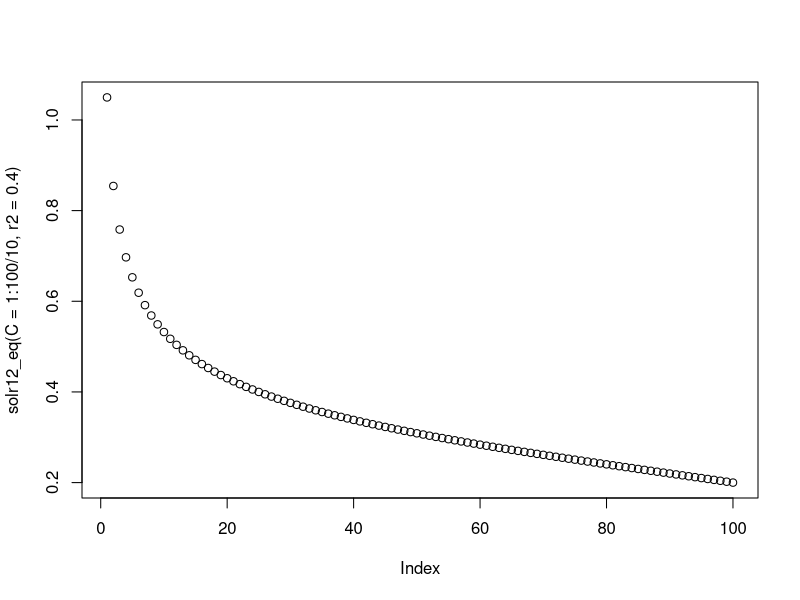

Write the R code that produced this figure.
# Optimal allocation ratios in platform trials
# Case 3-B

Power = function(x,y){x^y}

#  Eq solutions for period 1

# Inputs v and v11

v12_eq = function(v,v11){
  
  v12 = v*v11/(v11-v) 
  
  return(v12)

}

C_eq = function(v12,N,sigma=1){
  
  C=v12*N/(sigma^2)
  
  return(C) 
  
}

#  Eq solutions for period 2

solr12_eq = function(C,r2){
 
  solr12 = (Power(2*Power(C,2)*Power(r2,2)*(27 - 5*C*r2) + 6*sqrt(3)*sqrt(Power(C,4)*Power(r2,4)*(27 + C*r2*(-10 + C*r2))),1/3)/C + r2*(2 - (Power(2,2/3)*C*r2)/Power(Power(C,2)*Power(r2,2)*(27 - 5*C*r2) + 3*sqrt(3)*sqrt(Power(C,4)*Power(r2,4)*(27 + C*r2*(-10 + C*r2))),1/3)))/6.
 
 return(solr12)  

}

# 

solr02_eq = function(C,r2){
 
  solr02 = (Power(2*Power(C,2)*Power(r2,2)*(27 - 5*C*r2) + 6*sqrt(3)*sqrt(Power(C,4)*Power(r2,4)*(27 + C*r2*(-10 + C*r2))),1/3)/C + r2*(2 - (Power(2,2/3)*C*r2)/ Power(Power(C,2)*Power(r2,2)*(27 - 5*C*r2) + 3*sqrt(3)*sqrt(Power(C,4)*Power(r2,4)*(27 + C*r2*(-10 + C*r2))),1/3)))/(6.*(-1 + Power(2*Power(C,2)*Power(r2,2)*(27 - 5*C*r2) + 6*sqrt(3)*sqrt(Power(C,4)*Power(r2,4)*(27 + C*r2*(-10 + C*r2))), 1/3)/6. + (C*r2*(2 - (Power(2,2/3)*C*r2)/ Power(Power(C,2)*Power(r2,2)*(27 - 5*C*r2) + 3*sqrt(3)*sqrt(Power(C,4)*Power(r2,4)*(27 + C*r2*(-10 + C*r2))),1/3)))/6.))
 
 return(solr02)  

}

# 

solr22_eq = function(C,r2){
 solr22 = r2 - (Power(2*Power(C,2)*Power(r2,2)*(27 - 5*C*r2) + 6*sqrt(3)*sqrt(Power(C,4)*Power(r2,4)*(27 + C*r2*(-10 + C*r2))),1/3)/C + r2*(2 - (Power(2,2/3)*C*r2)/ Power(Power(C,2)*Power(r2,2)*(27 - 5*C*r2) + 3*sqrt(3)*sqrt(Power(C,4)*Power(r2,4)*(27 + C*r2*(-10 + C*r2))), 1/3)))/ (6.*(-1 + Power(2*Power(C,2)*Power(r2,2)*(27 - 5*C*r2) + 6*sqrt(3)*sqrt(Power(C,4)*Power(r2,4)*(27 + C*r2*(-10 + C*r2))), 1/3)/6. + (C*r2*(2 - (Power(2,2/3)*C*r2)/Power(Power(C,2)*Power(r2,2)*(27 - 5*C*r2) + 3*sqrt(3)*sqrt(Power(C,4)*Power(r2,4)*(27 + C*r2*(-10 + C*r2))), 1/3)))/6.)) + (-(Power(2*Power(C,2)*Power(r2,2)*(27 - 5*C*r2) + 6*sqrt(3)*sqrt(Power(C,4)*Power(r2,4)*(27 + C*r2*(-10 + C*r2))), 1/3)/C) + r2*(-2 + (Power(2,2/3)*C*r2)/ Power(Power(C,2)*Power(r2,2)*(27 - 5*C*r2) + 3*sqrt(3)*sqrt(Power(C,4)*Power(r2,4)*(27 + C*r2*(-10 + C*r2))), 1/3)))/6.
 
 solr22
}


# Wrapper function
f=Vectorize(function(C,r2){ 
  
  # v12=v12_eq(v,v11)
  # C= C_eq(v12,N,sigma=1)
  # r22=solr22_eq(C,r2)
  
  # r02=solr02_eq(C,r2)
  r12=solr12_eq(C,r2)
  
  r02 = r12/(-1+C*r12)
  
  r22=r2 - r02 - r12
  
  sol=c(r02,r12,r22)
  
  return(sol)
})

v12_eq(v=1,v11=11)
solr12_eq(C=0.5,r2=0.4)
f(C=0.5,r2=0.4)
f(C=c(1:10),r2=0.4) 



plot(solr12_eq(C=1:100/10,r2=0.4),C=1:10/10)


# Wrapper function
# f2=Vectorize(function(C,r2,N=1){
# 
#   r12=solr12_eq(C,r2)
#   r02=solr02_eq(C,r2)
#   # r22=solr22_eq(C,r2)
#   r22=r2 - r02 - r12
# 
#   sol=c(r2,r02,r12,r22)
# 
#   return(sol)
# })
# f2(C=c(1:10),r2=0.5)

